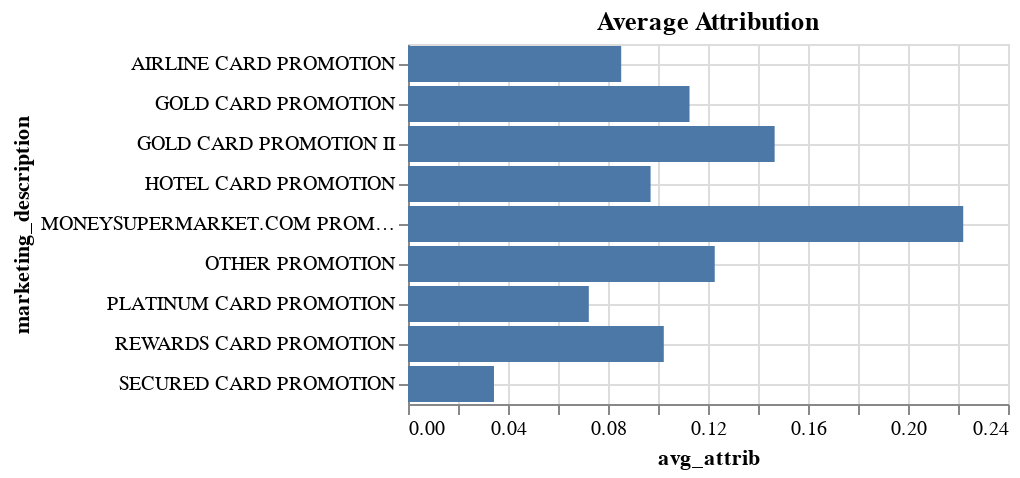

Notebook code for this chart:
### Code cell
%chart x=avg_attrib, y=marketing_description, gridx=true, gridy=true, mark=bar, title="Average Attribution", width=700, height=300

### Figure 1 — Vega-Lite specification as saved in the notebook (floating-point values rounded to 4 significant figures)
{"$schema": "https://vega.github.io/schema/vega-lite/v3.json", "data": {"format": {"type": "csv"}, "values": "\"MARKETING_DESCRIPTION\",\"avg_attrib\",\"sum_attrib\",\"time_to_conversion\"\n\"OTHER PROMOTION\",\"0.12269708441256559\",\"58.64920634920635\",\"10.126256256256257\"\n\"MONEYSUPERMARKET.COM PROMOTION\",\"0.2220879120879121\",\"14.435714285714287\",\"7.953019323671498\"\n\"REWARDS CARD PROMOTION\",\"0.10231916295930137\",\"29.570238095238096\",\"39.61428451178451\"\n\"GOLD CARD PROMOTION II\",\"0.14665750915750916\",\"7.626190476190477\",\"2.279333333333333\"\n\"PLATINUM CARD PROMOTION\",\"0.07232704402515723\",\"3.833333333333333\",\"19.674027777777777\"\n\"HOTEL CARD PROMOTION\",\"0.09703703703703703\",\"4.366666666666666\",\"6.186361111111111\"\n\"SECURED CARD PROMOTION\",\"0.03439153439153439\",\"2.1666666666666665\",\"11.110805555555556\"\n\"AIRLINE CARD PROMOTION\",\"0.08527966742252457\",\"23.28134920634921\",\"9.534586288416076\"\n\"GOLD CARD PROMOTION\",\"0.11260683760683761\",\"7.319444444444445\",\"13.39695987654321\"\n"}, "encoding": {"x": {"axis": {"grid": true, "title": "avg_attrib"}, "field": "avg_attrib", "type": "quantitative"}, "y": {"axis": {"grid": true, "title": "marketing_description"}, "field": "MARKETING_DESCRIPTION", "type": "nominal"}}, "height": "300", "mark": {"color": "#4C78A8", "type": "bar"}, "title": "Average Attribution", "width": "700"}
